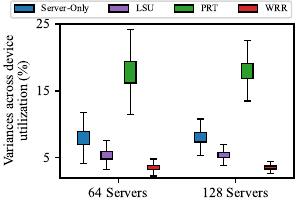

Source code (Python):
from simulation import *
import matplotlib.pyplot as plt
import numpy as np
import pickle 


# SERVER = 64
# ACCElERATOR = 2

# ITERATION = 10000

# rate = 1300


# util = {"base":[], "lsu":[], "prt":[], "wrr":[]}


# for i in range(ITERATION):
# 	# if i%100 == 0:
# 	# 	print(i)
# 	load_base_64, util_base_64, lat_base_64 =  baseline(rate, SERVER, ACCElERATOR)
# 	# util["base"].append(np.var(util_base_64)/100)
# 	util["base"].append(np.var(util_base_64[::3])/100)
# 	# print(np.var(util_base_64[::3]))

# 	load_lsu_64, util_lsu_64, lat_lsu_64 = lsu(rate, SERVER, ACCElERATOR)
# 	# util["lsu"] += util_lsu_64
# 	util["lsu"].append(np.var(util_lsu_64)/100)

# 	load_prt_64, util_prt_64, lat_prt_64 = priority(rate, SERVER, ACCElERATOR)
# 	# util["prt"] += util_prt_64
# 	util["prt"].append(np.var(util_prt_64)/100)
# 	# print(util_prt_64)

# 	load_wrr_64, util_wrr_64, lat_wrr_64 = wrr3(rate, SERVER, ACCElERATOR)
# 	# util["wrr"] += util_wrr_64
# 	util["wrr"].append(np.var(util_wrr_64)/100)


# SERVER = 128
# ACCElERATOR = 2


# rate = 2600
# util_128 = {"base":[], "lsu":[], "prt":[], "wrr":[]}

# for i in range(ITERATION):

# 	load_base_64, util_base_64, lat_base_64 =  baseline(rate, SERVER, ACCElERATOR)
# 	util_128["base"].append(np.var(util_base_64[::3])/100)

# 	load_lsu_64, util_lsu_64, lat_lsu_64 = lsu(rate, SERVER, ACCElERATOR)
# 	util_128["lsu"].append(np.var(util_lsu_64)/100)

# 	load_prt_64, util_prt_64, lat_prt_64 = priority(rate, SERVER, ACCElERATOR)
# 	util_128["prt"].append(np.var(util_prt_64)/100)

# 	load_wrr_64, util_wrr_64, lat_wrr_64 = wrr3(rate, SERVER, ACCElERATOR)
# 	util_128["wrr"].append(np.var(util_wrr_64)/100)



# with open('64.pkl', 'wb') as f:
#     pickle.dump(util, f)


# with open('128.pkl', 'wb') as f:
#     pickle.dump(util_128, f)



with open('64.pkl', 'rb') as f:
    util = pickle.load(f)

with open('128.pkl', 'rb') as f:
    util_128 = pickle.load(f)


plt.rcParams.update({
    'font.family': 'Times New Roman',
    # "font.weight": "bold",
    # "axes.labelweight": "bold"
})

font = {'family' : 'Times New Roman',
# 'weight' : 'bold',
'size' : 10,
}

fig, ax1 = plt.subplots(figsize=(3,2))
ax1.set_ylabel("Variances across device\nutilization (%)", font)
# ax1.set_xlabel("Servers", font)
# ax1.set_ylim(0, 200)



bp1 = ax1.boxplot(util["base"],positions=[0.1], sym='', patch_artist=True, boxprops=dict(facecolor="tab:blue"), medianprops=dict(linewidth=0), widths = 0.05)
bp2 = ax1.boxplot(util["lsu"], positions=[0.2], sym='', patch_artist=True, boxprops=dict(facecolor="tab:purple"), medianprops=dict(linewidth=0), widths = 0.05)
bp3 = ax1.boxplot(util["prt"], positions=[0.3], sym='', patch_artist=True, boxprops=dict(facecolor="tab:green"), medianprops=dict(linewidth=0), widths = 0.05)
bp4 = ax1.boxplot(util["wrr"], positions=[0.4], sym='', patch_artist=True, boxprops=dict(facecolor="tab:red"), medianprops=dict(linewidth=0), widths = 0.05)



bp5 = ax1.boxplot(util_128["base"],positions=[0.6], sym='', patch_artist=True, boxprops=dict(facecolor="tab:blue"), medianprops=dict(linewidth=0), widths = 0.05)
bp6 = ax1.boxplot(util_128["lsu"], positions=[0.7], sym='', patch_artist=True, boxprops=dict(facecolor="tab:purple"), medianprops=dict(linewidth=0), widths = 0.05)
bp7 = ax1.boxplot(util_128["prt"], positions=[0.8], sym='', patch_artist=True, boxprops=dict(facecolor="tab:green"), medianprops=dict(linewidth=0), widths = 0.05)
bp8 = ax1.boxplot(util_128["wrr"], positions=[0.9], sym='', patch_artist=True, boxprops=dict(facecolor="tab:red"), medianprops=dict(linewidth=0), widths = 0.05)

ax1.set_xlim(0,1)
ax1.set_ylim(2, 25)
# print(util)

ax1.legend([bp1["boxes"][0], bp2["boxes"][0], bp3["boxes"][0], bp4["boxes"][0]], ['Server-Only', 'LSU', "PRT", "WRR"],
	bbox_to_anchor=(0.04, 0.18, 0.97,1),
	ncol=4,
	fontsize=7)

labels = ["64 Servers", "128 Servers"]
plt.xticks(np.arange(0.25, 1, 0.5), labels, fontsize=10)

labels = ["5", "15", "25"]
plt.yticks(np.arange(5, 26, 10), labels, fontsize=10)

plt.subplots_adjust(left = 0.2, right=0.98, bottom=0.11, top=0.88)


plt.savefig("load_var.pdf")
 
plt.show()

